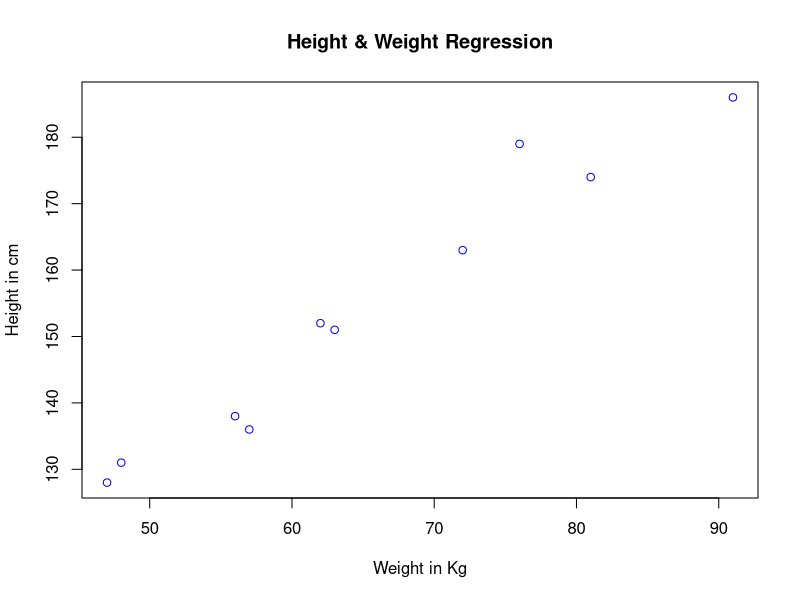

This chart was generated by the following R code:
#Regression - we try and fit a curve through given data points, 
#basically finding a mathematical relation between existing data to predict future data.

height <- c(151, 174, 138, 186, 128, 136, 179, 163, 152, 131)
weight <- c(63, 81, 56, 91, 47, 57, 76, 72, 62, 48)

# Apply the lm() function.
relation <- lm(weight~height)

print(relation)
print(summary(relation))


#predict future data.. weight for a person having height 170
a <- data.frame(height = 170)
result <-  predict(relation,a)
print(result)


plot(weight,height,col = "blue",main = "Height & Weight Regression",
     abline(lm(weight~height)),xlab = "Weight in Kg",ylab = "Height in cm")
